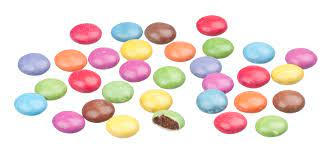
#> input picture images/smarties.jpg, 332 x 152 px
$ jupyter execute Morphological_Transformations_in_opencv.ipynb
#> lines starting #> are read from the running program, lines starting #| are printed output that depends on the picture; after the words box and inside, x2 and y2 are one past the last pixel; in counts of white or black regions, pixels touching at a corner belong together
[cell 1]
import cv2
import numpy as np
from matplotlib import pyplot as plt

[cell 2]
img = cv2.imread('images/smarties.jpg',0)
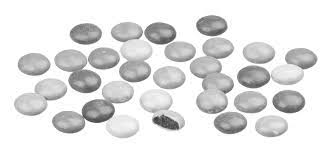
#> img: shape (152, 332); min 53, max 255, mean 226
_,mask = cv2.threshold(img,220,225,cv2.THRESH_BINARY_INV)
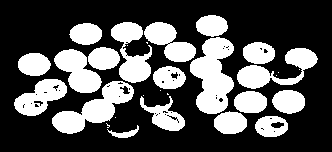
#> mask: shape (152, 332); values 0 (black) and 225 (white), 32.8% white; 29 white regions (10 under 20 px), largest, box (x1, y1, x2, y2) and area: (190, 37, 234, 114) 2165, (52, 81, 134, 134) 1768, (237, 48, 318, 89) 1349

kernel = np.ones((5,5),np.uint8)
dilation = cv2.dilate(mask,kernel,iterations=2)
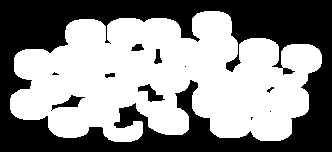
#> dilation: shape (152, 332); values 0 (black) and 225 (white), 55.7% white; 11 black regions (5 under 20 px), largest, box (x1, y1, x2, y2) and area: (0, 0, 332, 152) 21771, (138, 84, 165, 102) 203, (51, 95, 85, 111) 189, (154, 49, 162, 64) 73, (131, 44, 144, 51) 65, (105, 73, 115, 78) 37
erosion = cv2.erode(mask, kernel,iterations=1)
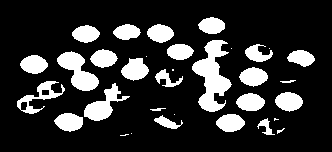
#> erosion: shape (152, 332); values 0 (black) and 225 (white), 18.9% white; 33 white regions (9 under 20 px), largest, box (x1, y1, x2, y2) and area: (192, 40, 232, 112) 1426, (57, 51, 99, 91) 831, (84, 83, 130, 121) 666
opening = cv2.morphologyEx(mask,cv2.MORPH_OPEN,kernel,iterations=1)
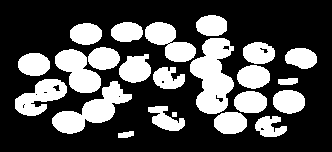
#> opening: shape (152, 332); values 0 (black) and 225 (white), 31.3% white; 23 white regions, largest, box (x1, y1, x2, y2) and area: (190, 38, 234, 114) 2129, (52, 81, 132, 134) 1663, (55, 49, 101, 93) 1203
closing = cv2.morphologyEx(mask,cv2.MORPH_CLOSE,kernel,iterations=1)
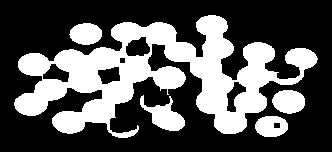
#> closing: shape (152, 332); values 0 (black) and 225 (white), 34.8% white; 5 white regions, box (x1, y1, x2, y2) and area: (14, 15, 318, 138) 15078, (140, 95, 185, 131) 749, (272, 90, 305, 114) 620, (69, 23, 102, 45) 562, (255, 116, 288, 137) 535

$ run again, with images/book_page.jpg copied over images/smarties.jpg
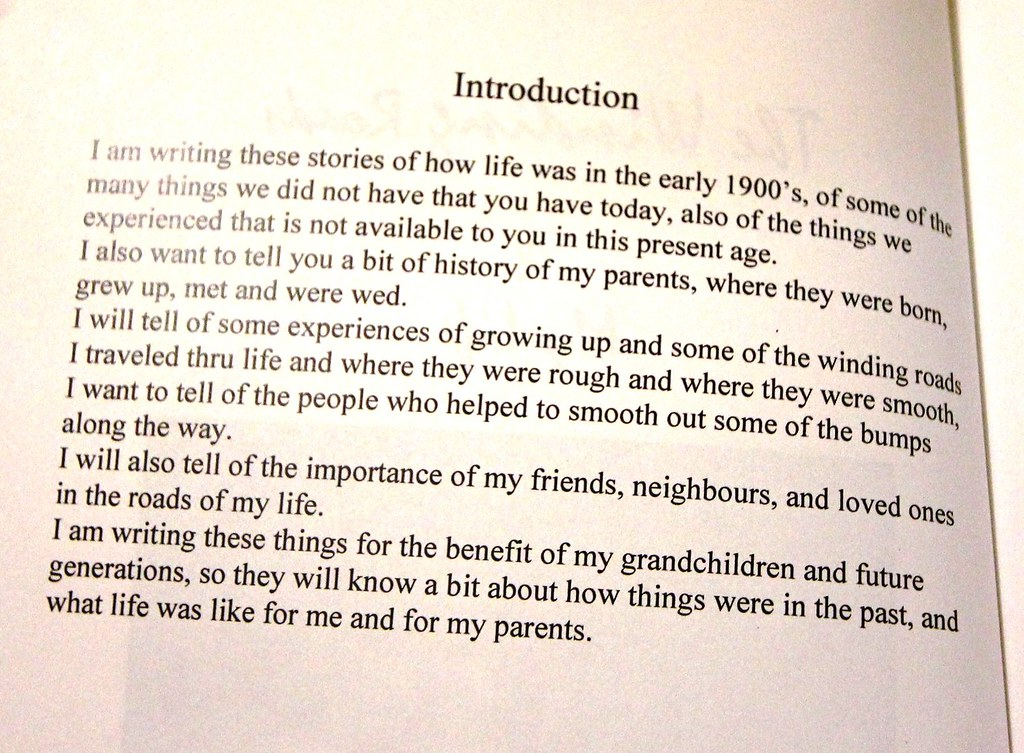
#> input picture images/book_page.jpg, 1024 x 753 px
#> `_,mask = cv2.threshold(img,220,225,cv2.THRESH_BINARY_INV)`:
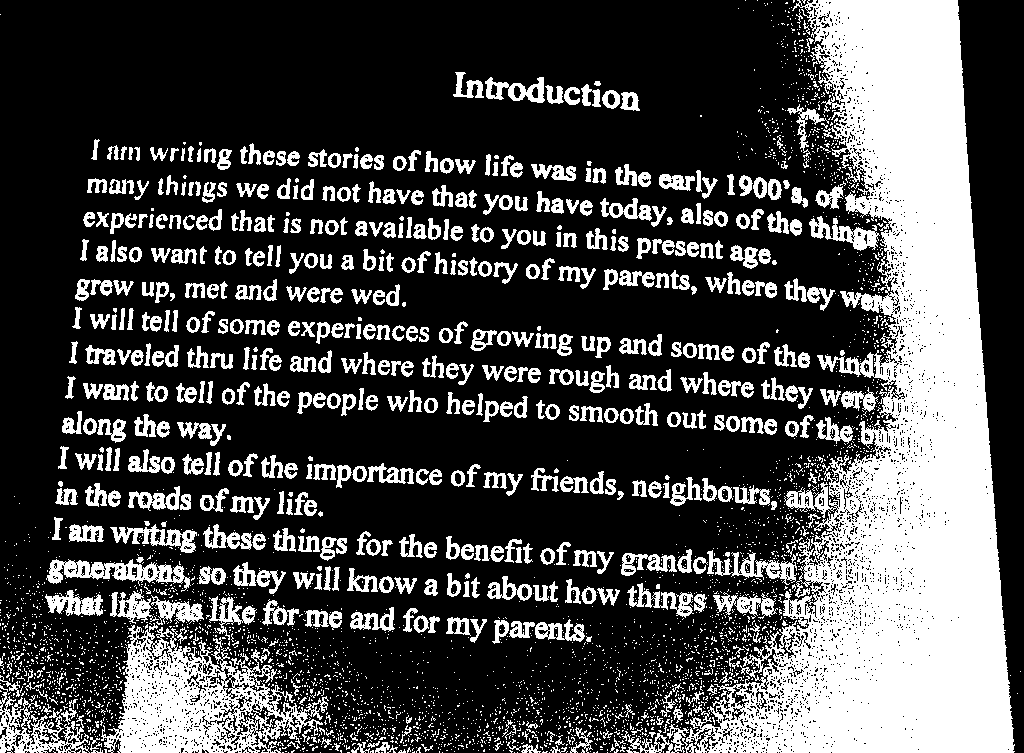
#> mask: shape (753, 1024); values 0 (black) and 225 (white), 28.9% white; 3794 white regions (3232 under 20 px), largest, box (x1, y1, x2, y2) and area: (667, 0, 1015, 753) 113630, (101, 623, 329, 753) 13390, (0, 685, 90, 753) 2111
#> dilation: shape (753, 1024); values 0 (black) and 225 (white), 61.5% white; 127 black regions (91 under 20 px), largest, box (x1, y1, x2, y2) and area: (0, 0, 860, 645) 260401, (962, 0, 1024, 753) 25955, (338, 625, 532, 709) 5400
#> erosion: shape (753, 1024); values 0 (black) and 225 (white), 10% white; 386 white regions (356 under 20 px), largest, box (x1, y1, x2, y2) and area: (775, 0, 1012, 753) 72917, (866, 459, 897, 496) 571, (124, 704, 161, 736) 355
#> opening: shape (753, 1024); values 0 (black) and 225 (white), 13.6% white; 220 white regions (3 under 20 px), largest, box (x1, y1, x2, y2) and area: (754, 0, 1014, 753) 90507, (121, 657, 205, 753) 4440, (874, 296, 893, 315) 200
#> `closing = cv2.morphologyEx(mask,cv2.MORPH_CLOSE,kernel,iterations=1)`:
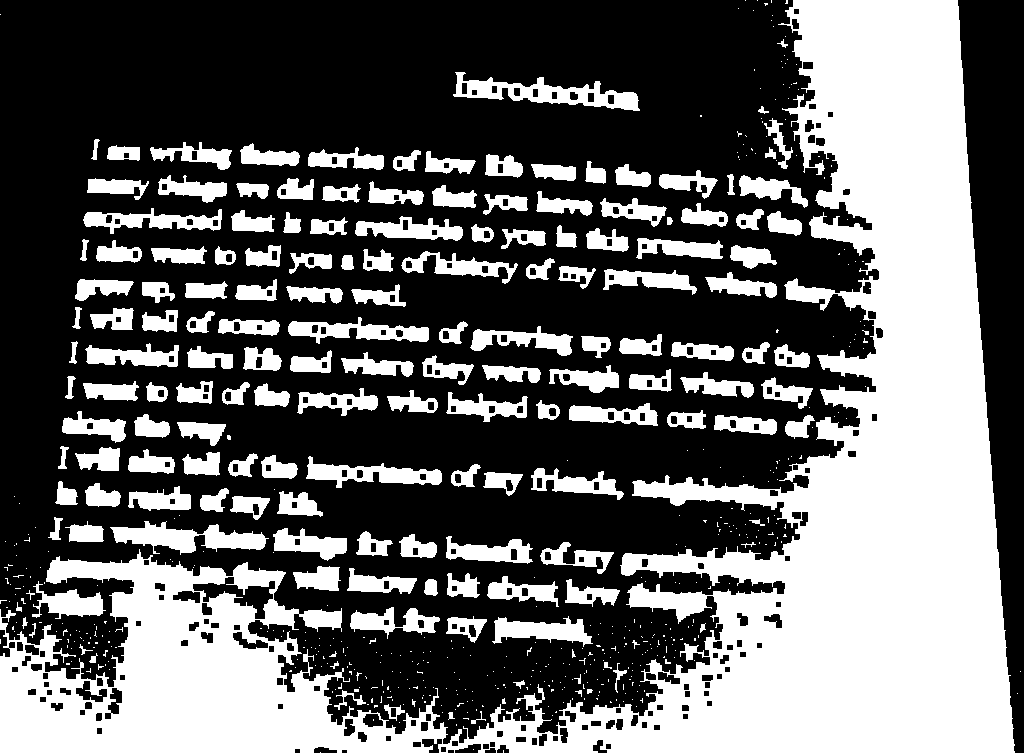
#> closing: shape (753, 1024); values 0 (black) and 225 (white), 39.2% white; 602 white regions (440 under 20 px), largest, box (x1, y1, x2, y2) and area: (0, 0, 1015, 753) 204987, (453, 72, 640, 111) 2774, (110, 521, 269, 555) 2613
